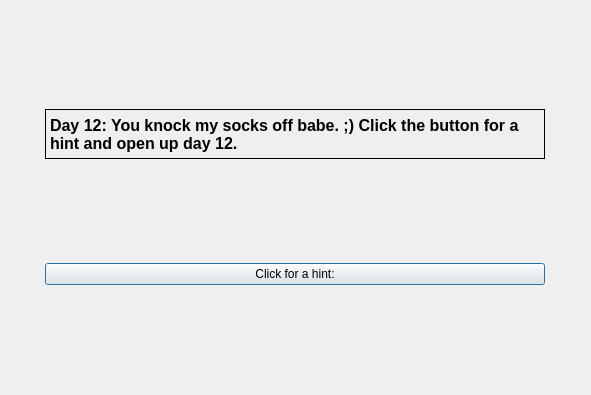
<?xml version="1.0" encoding="UTF-8"?>
<ui version="4.0">
 <class>Day12Window</class>
 <widget class="QDialog" name="Day12Window">
  <property name="geometry">
   <rect>
    <x>0</x>
    <y>0</y>
    <width>591</width>
    <height>395</height>
   </rect>
  </property>
  <property name="windowTitle">
   <string>Dialog</string>
  </property>
  <layout class="QGridLayout" name="gridLayout">
   <item row="0" column="0">
    <widget class="QLabel" name="day10_title_label">
     <property name="maximumSize">
      <size>
       <width>500</width>
       <height>50</height>
      </size>
     </property>
     <property name="font">
      <font>
       <pointsize>12</pointsize>
       <bold>true</bold>
      </font>
     </property>
     <property name="frameShape">
      <enum>QFrame::Box</enum>
     </property>
     <property name="text">
      <string>Day 12: You knock my socks off babe. ;) Click the button for a hint and open up day 12.</string>
     </property>
     <property name="wordWrap">
      <bool>true</bool>
     </property>
    </widget>
   </item>
   <item row="1" column="0">
    <widget class="QPushButton" name="pushButton">
     <property name="text">
      <string>Click for a hint:</string>
     </property>
    </widget>
   </item>
  </layout>
 </widget>
 <resources/>
 <connections/>
</ui>
